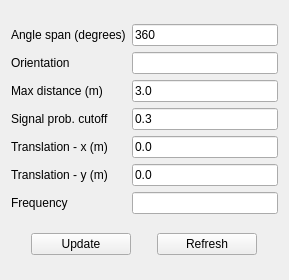
<?xml version="1.0" encoding="UTF-8"?>
<ui version="4.0">
 <class>RfidAntennaProperties</class>
 <widget class="QWidget" name="RfidAntennaProperties">
  <property name="geometry">
   <rect>
    <x>0</x>
    <y>0</y>
    <width>289</width>
    <height>280</height>
   </rect>
  </property>
  <property name="windowTitle">
   <string>RFID Antenna</string>
  </property>
  <layout class="QGridLayout" name="gridLayout_2">
   <item row="0" column="0">
    <layout class="QGridLayout" name="gridLayout">
     <item row="5" column="1">
      <widget class="QLineEdit" name="rfidY">
       <property name="text">
        <string>0.0</string>
       </property>
       <property name="readOnly">
        <bool>false</bool>
       </property>
      </widget>
     </item>
     <item row="0" column="1">
      <widget class="QLineEdit" name="rfidAngleSpan">
       <property name="text">
        <string>360</string>
       </property>
      </widget>
     </item>
     <item row="3" column="1">
      <widget class="QLineEdit" name="rfidSignalCutoff">
       <property name="text">
        <string>0.3</string>
       </property>
      </widget>
     </item>
     <item row="2" column="1">
      <widget class="QLineEdit" name="rfidMaxDistance">
       <property name="text">
        <string>3.0</string>
       </property>
      </widget>
     </item>
     <item row="3" column="0">
      <widget class="QLabel" name="label_6">
       <property name="text">
        <string>Signal prob. cutoff</string>
       </property>
      </widget>
     </item>
     <item row="4" column="1">
      <widget class="QLineEdit" name="rfidX">
       <property name="text">
        <string>0.0</string>
       </property>
       <property name="readOnly">
        <bool>false</bool>
       </property>
      </widget>
     </item>
     <item row="5" column="0">
      <widget class="QLabel" name="label_5">
       <property name="text">
        <string>Translation - y (m)</string>
       </property>
      </widget>
     </item>
     <item row="2" column="0">
      <widget class="QLabel" name="label_3">
       <property name="text">
        <string>Max distance (m)</string>
       </property>
      </widget>
     </item>
     <item row="4" column="0">
      <widget class="QLabel" name="label_4">
       <property name="text">
        <string>Translation - x (m)</string>
       </property>
      </widget>
     </item>
     <item row="0" column="0">
      <widget class="QLabel" name="label_2">
       <property name="text">
        <string>Angle span (degrees)</string>
       </property>
      </widget>
     </item>
     <item row="1" column="0">
      <widget class="QLabel" name="label">
       <property name="text">
        <string>Orientation</string>
       </property>
      </widget>
     </item>
     <item row="1" column="1">
      <widget class="QLineEdit" name="rfidOrientation"/>
     </item>
     <item row="6" column="0">
      <widget class="QLabel" name="label_7">
       <property name="text">
        <string>Frequency</string>
       </property>
      </widget>
     </item>
     <item row="6" column="1">
      <widget class="QLineEdit" name="rfidFrequency"/>
     </item>
    </layout>
   </item>
   <item row="1" column="0">
    <layout class="QHBoxLayout" name="horizontalLayout">
     <item>
      <widget class="QPushButton" name="pushButton">
       <property name="maximumSize">
        <size>
         <width>100</width>
         <height>16777215</height>
        </size>
       </property>
       <property name="text">
        <string>Update</string>
       </property>
      </widget>
     </item>
     <item>
      <widget class="QPushButton" name="refreshRfid">
       <property name="minimumSize">
        <size>
         <width>100</width>
         <height>0</height>
        </size>
       </property>
       <property name="maximumSize">
        <size>
         <width>100</width>
         <height>16777215</height>
        </size>
       </property>
       <property name="text">
        <string>Refresh</string>
       </property>
      </widget>
     </item>
    </layout>
   </item>
  </layout>
 </widget>
 <tabstops>
  <tabstop>rfidAngleSpan</tabstop>
  <tabstop>rfidOrientation</tabstop>
  <tabstop>rfidMaxDistance</tabstop>
  <tabstop>rfidSignalCutoff</tabstop>
  <tabstop>rfidX</tabstop>
  <tabstop>rfidY</tabstop>
  <tabstop>rfidFrequency</tabstop>
  <tabstop>pushButton</tabstop>
  <tabstop>refreshRfid</tabstop>
 </tabstops>
 <resources/>
 <connections/>
</ui>
